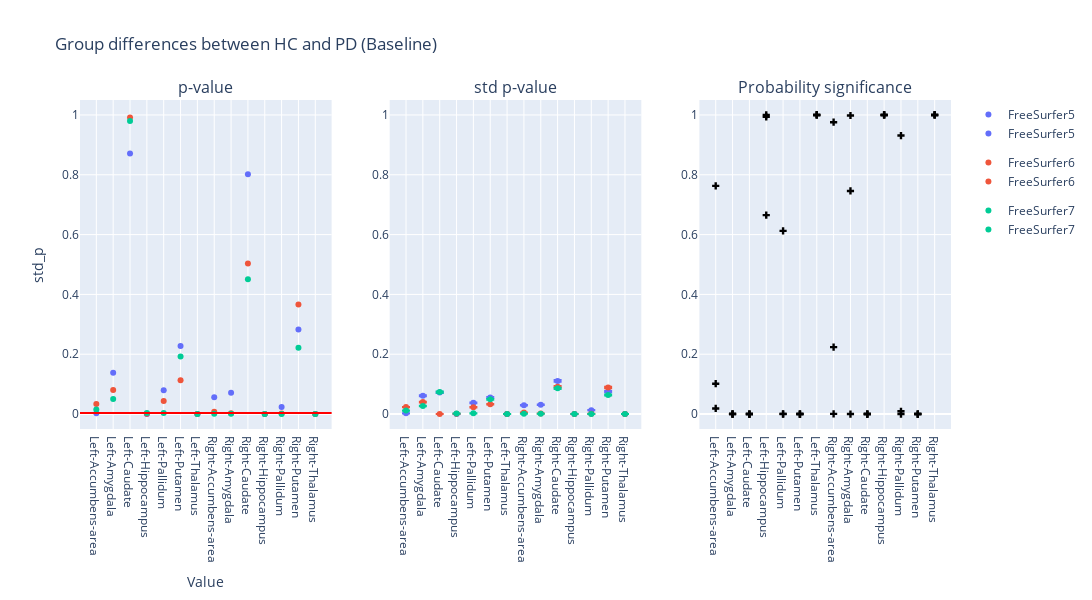

Source (notebook cell):
### Code cell
plot_dumbbell(df_baseline, "Group differences between HC and PD (Baseline)", alpha=alpha_bon).show()

### Figure 1 — Plotly figure (JSON) as saved in the notebook; plotly's stock layout.template omitted (floating-point values rounded to 4 significant figures)
{"data": [{"hovertemplate": "version=FreeSurfer5<br>region=%{x}<br>p_value=%{y}<extra></extra>", "legendgroup": "FreeSurfer5", "marker": {"color": "#636efa", "symbol": "circle"}, "mode": "markers", "name": "FreeSurfer5", "orientation": "v", "showlegend": true, "type": "scatter", "x": ["Left-Accumbens-area", "Left-Amygdala", "Left-Caudate", "Left-Hippocampus", "Left-Pallidum", "Left-Putamen", "Left-Thalamus", "Right-Accumbens-area", "Right-Amygdala", "Right-Caudate", "Right-Hippocampus", "Right-Pallidum", "Right-Putamen", "Right-Thalamus"], "xaxis": "x", "y": [0.0025, 0.1381, 0.8709, 0.0005, 0.07986, 0.2278, 7.143e-05, 0.05607, 0.07143, 0.8017, 0.0001429, 0.02343, 0.2824, 0.0002857], "yaxis": "y"}, {"hovertemplate": "version=FreeSurfer6<br>region=%{x}<br>p_value=%{y}<extra></extra>", "legendgroup": "FreeSurfer6", "marker": {"color": "#EF553B", "symbol": "circle"}, "mode": "markers", "name": "FreeSurfer6", "orientation": "v", "showlegend": true, "type": "scatter", "x": ["Left-Accumbens-area", "Left-Amygdala", "Left-Caudate", "Left-Hippocampus", "Left-Pallidum", "Left-Putamen", "Left-Thalamus", "Right-Accumbens-area", "Right-Amygdala", "Right-Caudate", "Right-Hippocampus", "Right-Pallidum", "Right-Putamen", "Right-Thalamus"], "xaxis": "x", "y": [0.03371, 0.08079, 0.9915, 0.001286, 0.044, 0.1133, 7.143e-05, 0.007571, 0.002714, 0.5034, 7.143e-05, 0.001643, 0.3659, 0.0002857], "yaxis": "y"}, {"hovertemplate": "version=FreeSurfer7<br>region=%{x}<br>p_value=%{y}<extra></extra>", "legendgroup": "FreeSurfer7", "marker": {"color": "#00cc96", "symbol": "circle"}, "mode": "markers", "name": "FreeSurfer7", "orientation": "v", "showlegend": true, "type": "scatter", "x": ["Left-Accumbens-area", "Left-Amygdala", "Left-Caudate", "Left-Hippocampus", "Left-Pallidum", "Left-Putamen", "Left-Thalamus", "Right-Accumbens-area", "Right-Amygdala", "Right-Caudate", "Right-Hippocampus", "Right-Pallidum", "Right-Putamen", "Right-Thalamus"], "xaxis": "x", "y": [0.0155, 0.05057, 0.98, 0.003143, 0.003429, 0.1927, 7.143e-05, 0.001214, 0.0008571, 0.451, 7.143e-05, 0.0, 0.2214, 0.0001429], "yaxis": "y"}, {"error_y": {"array": [6.124e-05, 0.001669, 0.001973, 7.416e-06, 0.001022, 0.001514, 1.612e-06, 0.0008056, 0.0008481, 0.003019, 1.582e-06, 0.0003538, 0.002049, 4.117e-06], "arrayminus": [6.298e-05, 0.001716, 0.002029, 7.628e-06, 0.001052, 0.001557, 1.658e-06, 0.0008286, 0.0008723, 0.003105, 1.628e-06, 0.0003639, 0.002107, 4.235e-06]}, "hovertemplate": "version=FreeSurfer5<br>region=%{x}<br>std_p=%{y}<extra></extra>", "legendgroup": "FreeSurfer5", "marker": {"color": "#636efa", "symbol": "circle"}, "mode": "markers", "name": "FreeSurfer5", "orientation": "v", "showlegend": true, "type": "scatter", "x": ["Left-Accumbens-area", "Left-Amygdala", "Left-Caudate", "Left-Hippocampus", "Left-Pallidum", "Left-Putamen", "Left-Thalamus", "Right-Accumbens-area", "Right-Amygdala", "Right-Caudate", "Right-Hippocampus", "Right-Pallidum", "Right-Putamen", "Right-Thalamus"], "xaxis": "x2", "y": [0.002248, 0.06125, 0.07242, 0.0002722, 0.03753, 0.05558, 5.918e-05, 0.02957, 0.03113, 0.1108, 5.809e-05, 0.01299, 0.07521, 0.0001511], "yaxis": "y2"}, {"error_y": {"array": [0.0006331, 0.001087, 0.0, 1.845e-05, 0.0006202, 0.0008909, 1.702e-06, 0.000138, 4.677e-05, 0.002488, 5.234e-07, 3.155e-05, 0.002428, 3.727e-06], "arrayminus": [0.0006511, 0.001118, 0.0, 1.897e-05, 0.0006379, 0.0009163, 1.751e-06, 0.0001419, 4.81e-05, 0.002559, 5.384e-07, 3.245e-05, 0.002498, 3.834e-06]}, "hovertemplate": "version=FreeSurfer6<br>region=%{x}<br>std_p=%{y}<extra></extra>", "legendgroup": "FreeSurfer6", "marker": {"color": "#EF553B", "symbol": "circle"}, "mode": "markers", "name": "FreeSurfer6", "orientation": "v", "showlegend": true, "type": "scatter", "x": ["Left-Accumbens-area", "Left-Amygdala", "Left-Caudate", "Left-Hippocampus", "Left-Pallidum", "Left-Putamen", "Left-Thalamus", "Right-Accumbens-area", "Right-Amygdala", "Right-Caudate", "Right-Hippocampus", "Right-Pallidum", "Right-Putamen", "Right-Thalamus"], "xaxis": "x2", "y": [0.02324, 0.03991, 0.0, 0.0006772, 0.02277, 0.0327, 6.249e-05, 0.005066, 0.001717, 0.09133, 1.921e-05, 0.001158, 0.08915, 0.0001368], "yaxis": "y2"}, {"error_y": {"array": [0.0003195, 0.0007359, 0.001998, 4.29e-05, 6.275e-05, 0.00134, 1.666e-06, 2.489e-05, 1.604e-05, 0.002342, 5.718e-07, 1.714e-07, 0.001727, 1.926e-06], "arrayminus": [0.0003286, 0.0007568, 0.002055, 4.413e-05, 6.454e-05, 0.001379, 1.714e-06, 2.56e-05, 1.65e-05, 0.002408, 5.881e-07, 1.763e-07, 0.001776, 1.981e-06]}, "hovertemplate": "version=FreeSurfer7<br>region=%{x}<br>std_p=%{y}<extra></extra>", "legendgroup": "FreeSurfer7", "marker": {"color": "#00cc96", "symbol": "circle"}, "mode": "markers", "name": "FreeSurfer7", "orientation": "v", "showlegend": true, "type": "scatter", "x": ["Left-Accumbens-area", "Left-Amygdala", "Left-Caudate", "Left-Hippocampus", "Left-Pallidum", "Left-Putamen", "Left-Thalamus", "Right-Accumbens-area", "Right-Amygdala", "Right-Caudate", "Right-Hippocampus", "Right-Pallidum", "Right-Putamen", "Right-Thalamus"], "xaxis": "x2", "y": [0.01173, 0.02701, 0.07334, 0.001575, 0.002303, 0.04921, 6.116e-05, 0.0009137, 0.0005889, 0.08596, 2.099e-05, 6.293e-06, 0.0634, 7.071e-05], "yaxis": "y2"}, {"marker": {"color": "black", "symbol": "cross"}, "mode": "markers", "name": "Flip probability", "showlegend": false, "type": "scatter", "x": ["Left-Accumbens-area", "Left-Accumbens-area", "Left-Accumbens-area", "Left-Amygdala", "Left-Amygdala", "Left-Amygdala", "Left-Caudate", "Left-Caudate", "Left-Caudate", "Left-Hippocampus", "Left-Hippocampus", "Left-Hippocampus", "Left-Pallidum", "Left-Pallidum", "Left-Pallidum", "Left-Putamen", "Left-Putamen", "Left-Putamen", "Left-Thalamus", "Left-Thalamus", "Left-Thalamus", "Right-Accumbens-area", "Right-Accumbens-area", "Right-Accumbens-area", "Right-Amygdala", "Right-Amygdala", "Right-Amygdala", "Right-Caudate", "Right-Caudate", "Right-Caudate", "Right-Hippocampus", "Right-Hippocampus", "Right-Hippocampus", "Right-Pallidum", "Right-Pallidum", "Right-Pallidum", "Right-Putamen", "Right-Putamen", "Right-Putamen", "Right-Thalamus", "Right-Thalamus", "Right-Thalamus"], "xaxis": "x3", "y": [0.7629, 0.01866, 0.1014, 1.55e-06, 6.061e-05, 0.0007306, 2.405e-42, 0.0, 9.977e-09, 1.0, 0.9937, 0.665, 2.505e-05, 0.0007369, 0.6124, 6.047e-20, 2.776e-13, 3.725e-18, 1.0, 1.0, 1.0, 0.0004648, 0.2236, 0.9758, 8.057e-06, 0.7459, 0.9982, 7.795e-23, 7.468e-29, 4.998e-28, 1.0, 1.0, 1.0, 0.009106, 0.9312, 0.0, 8.576e-17, 5.747e-19, 8.581e-15, 1.0, 1.0, 1.0], "yaxis": "y3"}], "layout": {"annotations": [{"font": {"size": 16}, "showarrow": false, "text": "p-value", "x": 0.1444, "xanchor": "center", "xref": "paper", "y": 1, "yanchor": "bottom", "yref": "paper"}, {"font": {"size": 16}, "showarrow": false, "text": "std p-value", "x": 0.5, "xanchor": "center", "xref": "paper", "y": 1, "yanchor": "bottom", "yref": "paper"}, {"font": {"size": 16}, "showarrow": false, "text": "Probability significance", "x": 0.8556, "xanchor": "center", "xref": "paper", "y": 1, "yanchor": "bottom", "yref": "paper"}], "height": 600, "hovermode": "closest", "shapes": [{"line": {"color": "red", "width": 2}, "type": "line", "x0": 0, "x1": 1, "xref": "x domain", "y0": 0.003571, "y1": 0.003571, "yref": "y"}], "title": {"text": "Group differences between HC and PD (Baseline)"}, "width": 1400, "xaxis": {"anchor": "y", "domain": [0, 0.2889], "title": {"text": "Value"}}, "xaxis2": {"anchor": "y2", "domain": [0.3556, 0.6444]}, "xaxis3": {"anchor": "y3", "domain": [0.7111, 1]}, "yaxis": {"anchor": "x", "domain": [0, 1], "range": [-0.05, 1.05], "title": {"text": "std_p"}}, "yaxis2": {"anchor": "x2", "domain": [0, 1], "range": [-0.05, 1.05]}, "yaxis3": {"anchor": "x3", "domain": [0, 1], "range": [-0.05, 1.05]}}}
